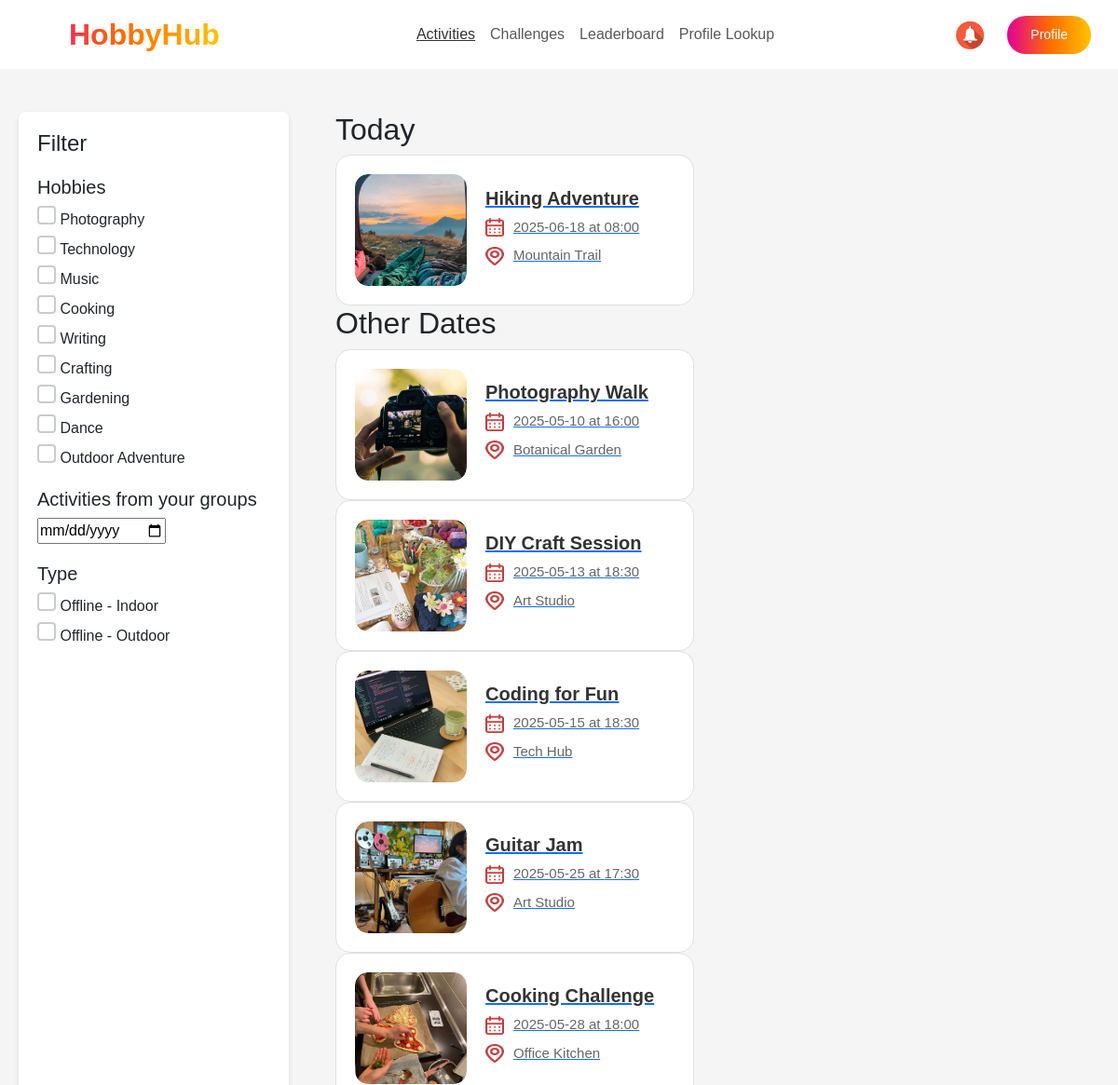
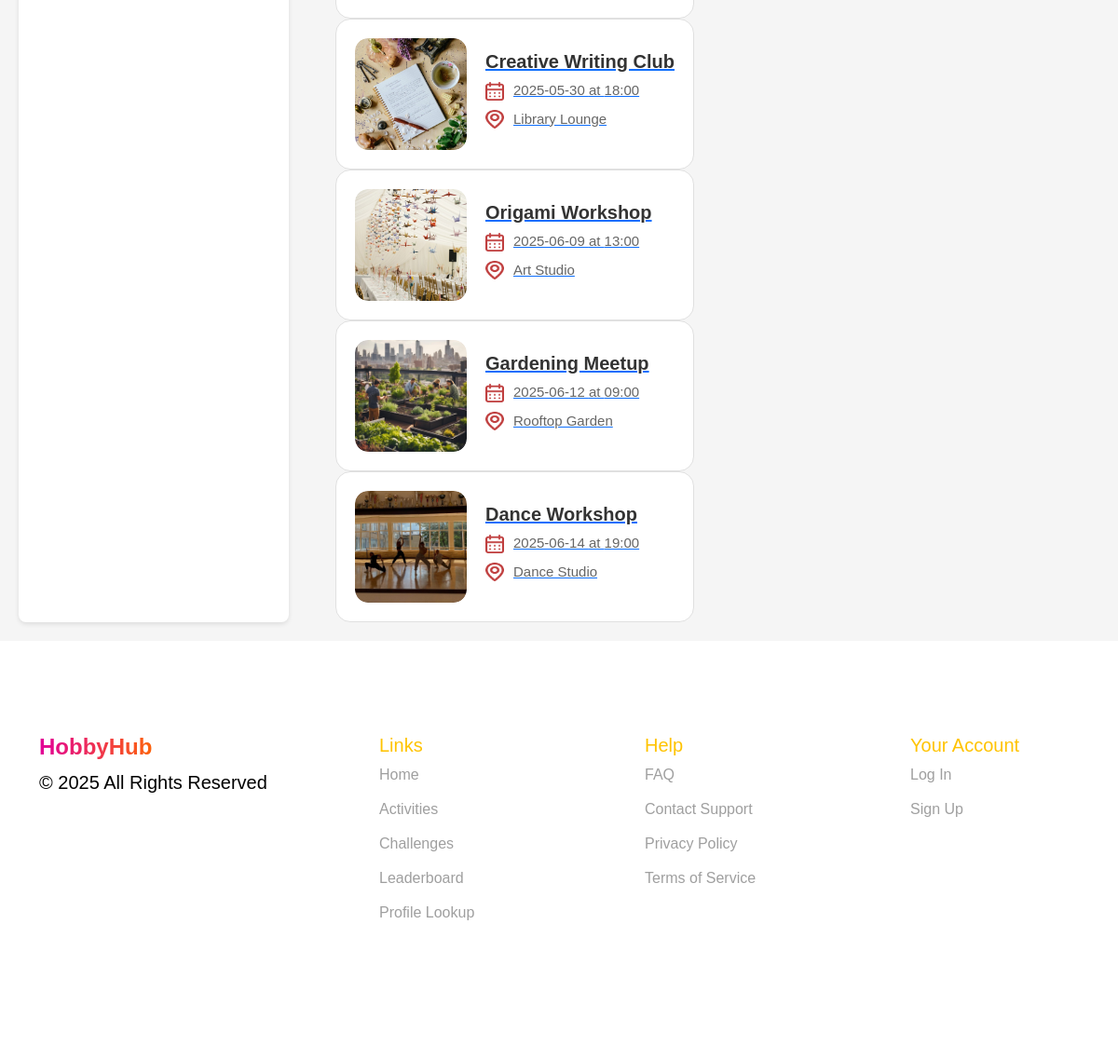
Screenshot of /user_activities/ with the database file from the repository (2 pictures, top to bottom).
### events/models.py (models this page shows, shortened)
class Event(models.Model):
    title = models.CharField(max_length=150)
    description = models.TextField()
    location = models.CharField(max_length=250)
    date = models.DateField()
    time = models.TimeField()
    hobby_type = models.CharField(max_length=150)
    image = models.ImageField(upload_to='event_images/', null=True, blank=True)

### events/views.py (the view)
# urls.py: path('user_activities/', user_activities, name='user_activities'),
def user_activities(request):
    today = timezone.now().date()  # Получаем текущую дату
    events = Event.objects.all()
    today_events = []
    other_events = []
    for event in events:
        event_data = {
            'id': event.id,  # Убедитесь, что передаете id события
            'title': event.title,
            'description': event.description,
            'location': event.location,
            'date': event.date.strftime('%Y-%m-%d'),
            'time': event.time.strftime('%H:%M'),
            'hobby_type': event.hobby_type,
            'image': event.image.url if event.image else None,  # Используйте .url для ImageField
        }
        if event.date == today:
            today_events.append(event_data)
        else:
            other_events.append(event_data)
    return render(request, 'user_activities.html', {
        'today_events': today_events,
        'other_events': other_events,
    })

### events/templates/user_activities.html (shortened to what this page needs)
<!DOCTYPE html>
<html lang="en">
<head>
    {% load static %}
    <link rel="stylesheet" href="https://cdn.jsdelivr.net/npm/bootstrap@5.3.0/dist/css/bootstrap.min.css">
    <link rel="stylesheet" href="{% static 'css/organizer-styles.css' %}">
    <link rel="stylesheet" href="{% static 'css/activities.css' %}">
    <link href="https://fonts.cdnfonts.com/css/gilroy-bold" rel="stylesheet">
    <link rel="stylesheet" href="https://cdn.jsdelivr.net/npm/swiper/swiper-bundle.min.css">
</head>
<body>
    <section class="header">
        <nav class="navbar navbar-expand-lg navbar-bold px-4  bg-white fixed-top">
            <a class="navbar-brand fw-bold gradient-text logo" href="{% url 'user_view'%}">HobbyHub</span></a>
            <div class="collapse navbar-collapse justify-content-center" id="navbarNav">
                <ul class="navbar-nav">
                    <li class="nav-item header-text"><a class="nav-link" href="#" style="color: #333; text-decoration: underline;">Activities</a></li>
                    <li class="nav-item header-text"><a class="nav-link" href="#">Challenges</a></li>
                    <li class="nav-item header-text"><a class="nav-link" href="#">Leaderboard</a></li>
                    <li class="nav-item header-text"><a class="nav-link" href="#">Profile Lookup</a></li>
                </ul>
            </div>
            <div class="d-flex">
                <a class="notifications"><img src="{% static 'images/bell.jpg' %}" alt="Notification"></a>
                <button class="btn btn-gradient" ><a href="{% url 'user_profile'%}" style="text-decoration: none; color: #fff;">Profile</a></button>
            </div>
        </nav>
        </section>
        <div class="container-act" style="margin-top: 100px">
            <aside class="filter-panel">
                <h4 >Filter</h4>
                <h5 style="margin-top: 20px">Hobbies</h5>
                <ul id="hobby-filters">
                    <li><input type="checkbox" value="Photography"> Photography</li>
                    <li><input type="checkbox" value="Technology"> Technology</li>
                    <li><input type="checkbox" value="Music"> Music</li>
                    <li><input type="checkbox" value="Cooking"> Cooking</li>
                    <li><input type="checkbox" value="Writing"> Writing</li>
                    <li><input type="checkbox" value="Crafting"> Crafting</li>
                    <li><input type="checkbox" value="Gardening"> Gardening</li>
                    <li><input type="checkbox" value="Dance"> Dance</li>
                    <li><input type="checkbox" value="Outdoor Adventure"> Outdoor Adventure</li>
                </ul>
                <h5 style="margin-top: 20px">Activities from your groups</h5>
                <input type="date" id="date-filter">
                <h5 style="margin-top: 20px">Type</h5>
                <ul>
                    <li><input type="checkbox" value="Indoor"> Offline - Indoor</li>
                    <li><input type="checkbox" value="Outdoor"> Offline - Outdoor</li>
                </ul>
            </aside>
            <main class="event-list" style="padding-left: 50px;">
                <h2>Today</h2>
                <div id="today-events">
                    {% if today_events %}
                        {% for event in today_events %}
                        <a href="{% url 'activity_details' event.id %}" class="event-link" >
                            <div class="event event-card" data-date="{{ event.date }}" data-type="{{ event.hobby_type }}" data-hobby="{{ event.hobby_type }}" >
                                <div class="event-image">
                                    <img src="{{ event.image }}" alt="{{ event.title }}">
                                </div>
                                <div class="event-details">
                                    <h3>{{ event.title }}</h3>
                                    <p>
                                        <img src="{% static 'images/your_act_calendar.png' %}" alt="Date" class="icon">
                                        {{ event.date }} at {{ event.time }}
                                    </p>
                                    <p>
                                        <img src="{% static 'images/your_act_location.png' %}" alt="Location" class="icon">
                                        {{ event.location }}
                                    </p>
                                </div>
                            </div>
                        </a>
                        {% endfor %}
                    {% else %}
                        <p id="no-events-today">No events for today.</p>
                    {% endif %}
                </div>
                <h2>Other Dates</h2>
                <div id="other-events">
                    {% if other_events %}
                        {% for event in other_events %}
                        <a href="{% url 'activity_details' event.id %}" class="event-link">
                            <div class="event event-card" data-date="{{ event.date }}" data-type="{{ event.hobby_type }}" data-hobby="{{ event.hobby_type }}">
                                <div class="event-image">
                                    <img src="{{ event.image }}" alt="{{ event.title }}">
                                </div>
                                <div class="event-details">
                                    <h3>{{ event.title }}</h3>
                                    <p>
                                        <img src="{% static 'images/your_act_calendar.png' %}" alt="Date" class="icon">
                                        {{ event.date }} at {{ event.time }}
                                    </p>
                                    <p>
                                        <img src="{% static 'images/your_act_location.png' %}" alt="Location" class="icon">
                                        {{ event.location }}
                                    </p>
                                </div>
                            </div>
                        </a>
                        {% endfor %}
                    {% else %}
                        <p id="no-events-other">No events for other dates.</p>
                    {% endif %}
                </div>
            </main>
        </div>
    <footer class="footer">
        <div class="container">
            <div class="row">
                <div class="col-md-3">
                    <h4 class="fw-bold gradient-text">HobbyHub</h4>
                    <p>© 2025 All Rights Reserved</p>
                </div>
                <div class="col-md-3">
                    <h5>Links</h5>
                    <ul>
                        <li><a href="#">Home</a></li>
                        <li><a href="#">Activities</a></li>
                        <li><a href="#">Challenges</a></li>
                        <li><a href="#">Leaderboard</a></li>
                        <li><a href="#">Profile Lookup</a></li>
                    </ul>
                </div>
                <div class="col-md-3">
                    <h5>Help</h5>
                    <ul>
                        <li><a href="#">FAQ</a></li>
                        <li><a href="#">Contact Support</a></li>
                        <li><a href="#">Privacy Policy</a></li>
                        <li><a href="#">Terms of Service</a></li>
                    </ul>
                </div>
                <div class="col-md-3">
                    <h5>Your Account</h5>
                    <ul>
                        <li><a href="#">Log In</a></li>
                        <li><a href="#">Sign Up</a></li>
                    </ul>
                </div>
            </div>
        </div>
    </footer>
</body>
</html>

### events/static/css/organizer-styles.css (style rules this page uses)
body { font-family: 'Gilroy-bold', sans-serif; background-color: #F5F5F5; }
p { color: #000000; font-weight: 400; font-size: 20px; }
.header { background-color: gainsboro; }
.gradient-text { background: linear-gradient(90deg, #E10098 0%, #FF6A00 50%, #FFC300 100%); -webkit-background-clip: text; -webkit-text-fill-color: transparent; font-weight: bold; }
.btn-gradient { background: linear-gradient(90deg, #E10098 0%, #FF6A00 50%, #FFC300 100%); color: white; border-radius: 20px; padding: 10px 25px; font-size: 18px; border: none; cursor: pointer; transition: 0.3s; }
.logo { font-size: 2rem; font-weight: bold; padding-left: 50px; }
.footer { height: 450px; background: #FFFFFF; color: black; padding: 100px 0; }
.footer h5 { padding-left: 80px; color: #FFC300; }
.footer ul { list-style: none; display: flex; flex-direction: column; padding-left: 50px; }
.footer ul li { margin-bottom: 13px; }
.footer ul li a { color: #9F9F9F; text-decoration: none; padding-left: 30px; }
.btn { font-size: 14px; margin-right: 5px; }
.notifications img { width:30px; height:30px; margin-right: 25px; margin-top: 6px; }
.event-card { display: flex; align-items: center; background: #ffffff; border-radius: 16px; padding: 20px; position: relative; overflow: hidden; transition: all 0.3s ease-in-out; border: 1px solid #e0e0e0; }
.event-image { width: 120px; height: 120px; border-radius: 14px; overflow: hidden; flex-shrink: 0; position: relative; }
.event-image img { width: 100%; height: 100%; object-fit: cover; border-radius: 14px; transition: transform 0.3s ease-in-out; }
.event-details { padding-left: 20px; flex: 1; }
.event-details h3 { margin: 0; font-size: 20px; font-weight: bold; color: #333; }
.event-details p { margin: 8px 0; font-size: 15px; color: #666; display: flex; align-items: center; font-weight: 500; }
.icon { width: 20px; height: 20px; margin-right: 10px; opacity: 0.8; transition: opacity 0.3s ease-in-out; }

### events/static/css/activities.css (style rules this page uses)
.container-act { display: flex; width: 100%; max-width: 1200px; margin: auto; padding: 20px; margin-top: 100px; }
.filter-panel { width: 25%; background: #fff; padding: 20px; border-radius: 8px; box-shadow: 0 2px 5px rgba(0, 0, 0, 0.1); }
.filter-panel h3, .filter-panel h4 { margin-bottom: 10px; }
.filter-panel ul { list-style: none; padding: 0; }
.filter-panel li { margin-bottom: 5px; }
input[type="checkbox"] { appearance: none; width: 20px; height: 20px; border-radius: 4px; border: 2px solid #ccc; cursor: pointer; transition: all 0.3s ease-in-out; background-color: #fff; }
.event-card { display: flex; align-items: center; background: #ffffff; border-radius: 16px; padding: 20px; position: relative; overflow: hidden; transition: all 0.3s ease-in-out; border: 1px solid #e0e0e0; }
.event-image { width: 120px; height: 120px; border-radius: 14px; overflow: hidden; flex-shrink: 0; position: relative; }
.event-image img { width: 100%; height: 100%; object-fit: cover; border-radius: 14px; transition: transform 0.3s ease-in-out; }
.event-details { padding-left: 20px; flex: 1; }
.event-details h3 { margin: 0; font-size: 20px; font-weight: bold; color: #333; }
.event-details p { margin: 8px 0; font-size: 15px; color: #666; display: flex; align-items: center; font-weight: 500; }
.icon { width: 20px; height: 20px; margin-right: 10px; opacity: 0.8; transition: opacity 0.3s ease-in-out; }

### rows the page displays
Event: title "Hiking Adventure", location "Mountain Trail"
Event: title "Photography Walk", location "Botanical Garden"
Event: title "DIY Craft Session", location "Art Studio"
Event: title "Coding for Fun", location "Tech Hub"
Event: title "Guitar Jam", location "Art Studio"
Event: title "Cooking Challenge", location "Office Kitchen"
Event: title "Creative Writing Club", location "Library Lounge"
Event: title "Origami Workshop", location "Art Studio"
Event: title "Gardening Meetup", location "Rooftop Garden"
Event: title "Dance Workshop", location "Dance Studio"

### other values shown
{{ event.date }} "2025-06-18"
{{ event.time }} "08:00"
{{ event.date }} "2025-05-10" "2025-05-13" "2025-05-15" "2025-05-25" "2025-05-28" "2025-05-30" "2025-06-09" "2025-06-12" "2025-06-14"
{{ event.time }} "16:00" "18:30" "18:30" "17:30" "18:00" "18:00" "13:00" "09:00" "19:00"
